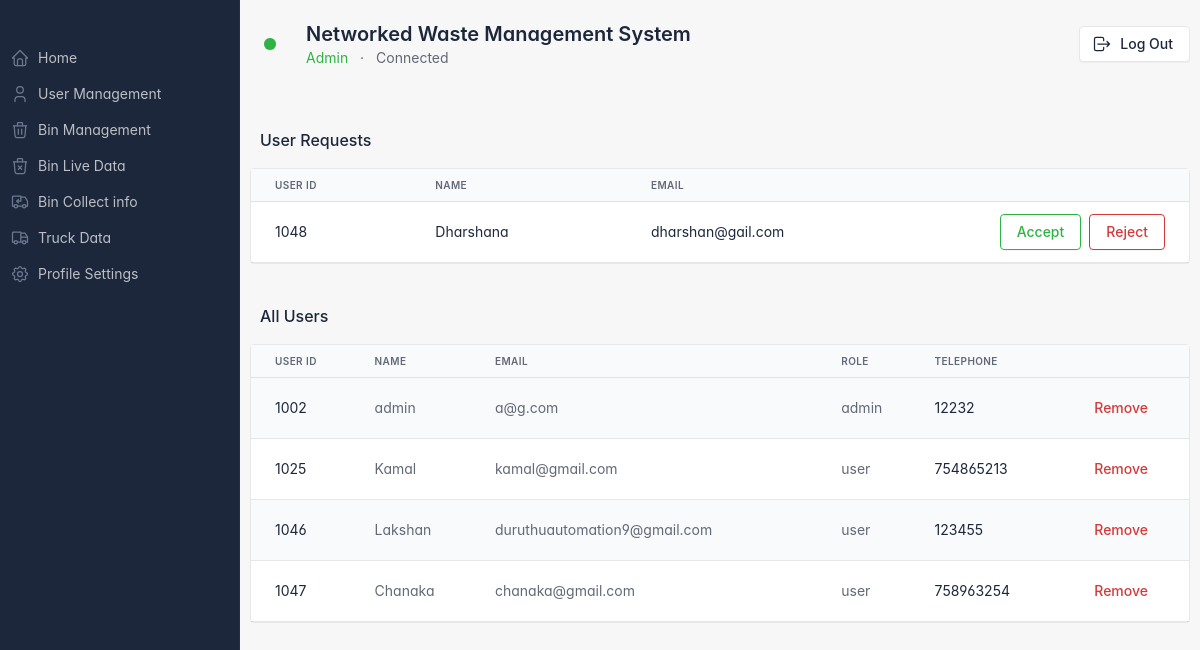
The page /admin/users.php (signed in) on the database its author committed.
### tables this page shows
CREATE TABLE `user` (
  `user_id` int(255) NOT NULL,
  `name` varchar(255) NOT NULL,
  `email` varchar(255) NOT NULL,
  `user_type` varchar(255) NOT NULL,
  `status` int(255) NOT NULL DEFAULT 0,
  `tel` varchar(255) NOT NULL,
  `otp` int(255) NOT NULL DEFAULT 0,
  `approve_status` int(255) NOT NULL DEFAULT 0,
  `passwd` varchar(255) NOT NULL
);

### admin/users.php (the view, shortened to what this page needs)
<?php
require_once('./components/header.php');
require_once('../conn.php');
?>
  <body>
    <div class="page">
      <?php require_once('components/sidebar.php') ?>
      <div class="page-wrapper">
        <?php require_once('components/page-header.php') ?>
        <div class="page-body">
          <div class="container-xl">
          <div class="page-header d-print-none">
                <div class="container-xl">
                    <div class="row g-2 align-items-center">
                    <div class="col">
                        <h3 class="card-title">
                         User Requests
                        </h3>
                    </div>
                    </div>
                </div>
                </div>
            <div class="col-12">
                <div class="card">
                  <div class="table-responsive">
                    <table class="table table-vcenter table-mobile-md card-table">
                      <thead>
                        <tr>
                          <th>User ID</th>
                          <th>Name</th>
                          <th>Email</th>
                          <th class="w-1"></th>
                        </tr>
                      </thead>
                      <tbody>
					  <?php
					  $sql = "Select user_id,name,email FROM user where approve_status='0'" ;
						$result = $conn->query($sql);
                        while($row = $result->fetch_assoc()) {
						echo "<tr>
                          <td>
                            <div>" . $row["user_id"]. "</div>
                          </td>
                          <td>
                            <div>" . $row["name"]. "</div>
                          </td>
                          <td>
                            <div>" . $row["email"]. "</div>
                          </td>
                          <td>
                            <div class='btn-list flex-nowrap'>
                                <form action='added.php' method='POST'>
								<input type='hidden' name='id' value=" . $row["user_id"]. ">
								<input type='submit' class='btn btn-outline-success w-100' name='Accept' value='Accept'>
								</form>
								<form action='deleted.php' method='POST'>
								<input type='hidden' name='id' value=" . $row["user_id"]. ">
								<input type='submit' class='btn btn-outline-danger w-100' name='Reject' value='Reject'>
								</form>
                            </div>
                          </td>
                        </tr>";
						}
						?>
                      </tbody>
                    </table>
                  </div>
                </div>
              </div>
                <br>
              <div class="page-header d-print-none">
                <div class="container-xl">
                    <div class="row g-2 align-items-center">
                    <div class="col">
                        <h3 class="card-title">
                        All Users
                        </h3>
                    </div>
                    </div>
                </div>
                </div>
              <div class="col-12">
                <div class="card">
                  <div class="table-responsive">
                    <table class="table table-vcenter card-table table-striped">
                      <thead>
                        <tr>
                          <th>User ID</th>
                          <th>Name</th>
                          <th>Email</th>
                          <th>Role</th>
                          <th>Telephone</th>
                          <th class="w-1"></th>
                        </tr>
                      </thead>
                      <tbody>
                        <tr><?php
						$sql = "Select user_id,name,email,user_type,tel from user where approve_status = 1" ;
                          $result = $conn->query($sql);
                    while($row = $result->fetch_assoc()) {
                      echo "<tr>";
                        echo "<td>" . $row['user_id']. "</td>";
                        echo "<td class='text-muted'>" . $row['name'] ."</td>";
                        echo "<td class='text-muted'>". $row["email"]. "</td>";
                        echo "<td class='text-muted'>". $row["user_type"]. "</td>";
                        echo "<td>". $row["tel"]."</td>";
                        echo "<td>";
                        echo "<form action='remove.php' method='POST'>";
                        echo "<input type='submit' class='btn btn-ghost-danger w-100' name='Remove' value='Remove'>";
                        echo "</form>";
					              echo "</td>";
                        echo "</tr>";
                    }
                    ?>
                      </tbody>
                    </table>
                  </div>
                </div>
              </div>
          </div>
        </div>
      </div>
    </div>
<?php
require_once('./components/footer.php');
?>

### admin/components/header.php (shortened to what this page needs)
<!doctype html>
<html lang="en">
  <head>
    <link href="../dist/css/tabler.min.css?1674944402" rel="stylesheet"/>
    <link href="../dist/css/tabler-flags.min.css?1674944402" rel="stylesheet"/>
    <link href="../dist/css/tabler-payments.min.css?1674944402" rel="stylesheet"/>
    <link href="../dist/css/tabler-vendors.min.css?1674944402" rel="stylesheet"/>
    <link href="../dist/css/demo.min.css?1674944402" rel="stylesheet"/>
  </head>

### admin/components/sidebar.php (shortened to what this page needs)
<aside class="navbar navbar-vertical navbar-expand-lg navbar-dark">
        <div class="container-fluid">
          <h1 class="navbar-brand navbar-brand-autodark">
          </h1>
          <div class="collapse navbar-collapse" id="sidebar-menu">
            <ul class="navbar-nav pt-lg-3">
              <li class="nav-item">
                <a class="nav-link" href="index.php" >
                  <span class="nav-link-icon d-md-none d-lg-inline-block">
                  </span>
                  <span class="nav-link-title">
                    Home
                  </span>
                </a>
              </li>
              <li class="nav-item">
                <a class="nav-link" href="users.php" >
                  <span class="nav-link-icon d-md-none d-lg-inline-block">
                </span>
                  <span class="nav-link-title">
                    User Management
                  </span>
                </a>
              </li>
              <li class="nav-item">
                <a class="nav-link" href="bin.php" >
                  <span class="nav-link-icon d-md-none d-lg-inline-block">
                </span>
                  <span class="nav-link-title">
                    Bin Management
                  </span>
                </a>
              </li>
              <li class="nav-item">
                <a class="nav-link" href="live.php" >
                  <span class="nav-link-icon d-md-none d-lg-inline-block">
                </span>
                  <span class="nav-link-title">
                    Bin Live Data
                  </span>
                </a>
              </li>
              <li class="nav-item">
                <a class="nav-link" href="collect.php" >
                  <span class="nav-link-icon d-md-none d-lg-inline-block">
                  </span>
                  <span class="nav-link-title">
                    Bin Collect info
                  </span>
                </a>
              </li>
              <li class="nav-item">
                <a class="nav-link" href="truck.php" >
                  <span class="nav-link-icon d-md-none d-lg-inline-block">
                    </span>
                  <span class="nav-link-title">
                    Truck Data
                  </span>
                </a>
              </li>
              <li class="nav-item">
                <a class="nav-link" href="settings.php" >
                  <span class="nav-link-icon d-md-none d-lg-inline-block">
                  </span>
                  <span class="nav-link-title">
                    Profile Settings
                  </span>
                </a>
              </li>
            </ul>
          </div>
        </div>
      </aside>

### admin/components/page-header.php (shortened to what this page needs)
<div class="page-header d-print-none">
          <div class="container">
            <div class="row g-3 align-items-center">
              <div class="col-auto">
                <span class="status-indicator status-green status-indicator-animated">
                  <span class="status-indicator-circle"></span>
                </span>
              </div>
              <div class="col">
                <h2 class="page-title">
                  Networked Waste Management System
                </h2>
                <div class="text-muted">
                  <ul class="list-inline list-inline-dots mb-0">
                    <li class="list-inline-item"><span class="text-green">Admin</span></li>
                    <li class="list-inline-item">Connected</li>
                  </ul>
                </div>
              </div>
              <div class="col-md-auto ms-auto d-print-none">
                <div class="btn-list">
                  <a href="../logout.php" class="btn">
                    Log Out
                  </a>
                </div>
              </div>
            </div>
          </div>
        </div>
        <br>

### admin/components/footer.php (shortened to what this page needs)
  </body>
</html>

### admin/components/header.php (style rules this page uses)
:root { --tblr-font-sans-serif: 'Inter Var', -apple-system, BlinkMacSystemFont, San Francisco, Segoe UI, Roboto, Helvetica Neue, sans-serif; }
body { font-feature-settings: "cv03", "cv04", "cv11"; }

### rows shown on the page
user: user_id "1048", name "Dharshana", email "dharshan@gail.com"
user: user_id "1002", name "admin", email "a@g.com", user_type "admin", tel "12232"
user: user_id "1025", name "Kamal", email "kamal@gmail.com", user_type "user", tel "754865213"
user: user_id "1046", name "Lakshan", email "duruthuautomation9@gmail.com", user_type "user", tel "123455"
user: user_id "1047", name "Chanaka", email "chanaka@gmail.com", user_type "user", tel "758963254"
